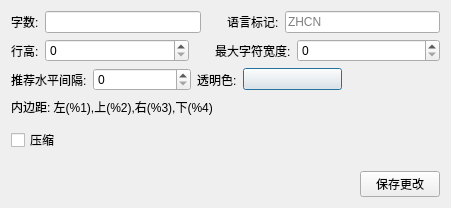
<?xml version="1.0" encoding="UTF-8"?>
<ui version="4.0">
 <class>DlgInfo</class>
 <widget class="QDialog" name="DlgInfo">
  <property name="geometry">
   <rect>
    <x>0</x>
    <y>0</y>
    <width>451</width>
    <height>208</height>
   </rect>
  </property>
  <property name="windowTitle">
   <string>字体信息</string>
  </property>
  <layout class="QVBoxLayout" name="verticalLayout">
   <item>
    <layout class="QHBoxLayout" name="horizontalLayout">
     <item>
      <widget class="QLabel" name="label_2">
       <property name="text">
        <string>字数:</string>
       </property>
      </widget>
     </item>
     <item>
      <widget class="QLineEdit" name="edt_count">
       <property name="readOnly">
        <bool>true</bool>
       </property>
      </widget>
     </item>
     <item>
      <spacer name="horizontalSpacer_3">
       <property name="orientation">
        <enum>Qt::Orientation::Horizontal</enum>
       </property>
       <property name="sizeType">
        <enum>QSizePolicy::Policy::Fixed</enum>
       </property>
       <property name="sizeHint" stdset="0">
        <size>
         <width>20</width>
         <height>20</height>
        </size>
       </property>
      </spacer>
     </item>
     <item>
      <widget class="QLabel" name="label">
       <property name="text">
        <string>语言标记:</string>
       </property>
      </widget>
     </item>
     <item>
      <widget class="QLineEdit" name="edt_lang">
       <property name="placeholderText">
        <string>ZHCN</string>
       </property>
      </widget>
     </item>
    </layout>
   </item>
   <item>
    <layout class="QHBoxLayout" name="horizontalLayout_2">
     <item>
      <widget class="QLabel" name="label_3">
       <property name="text">
        <string>行高:</string>
       </property>
      </widget>
     </item>
     <item>
      <widget class="QSpinBox" name="spb_lineheight">
       <property name="sizePolicy">
        <sizepolicy hsizetype="Expanding" vsizetype="Fixed">
         <horstretch>0</horstretch>
         <verstretch>0</verstretch>
        </sizepolicy>
       </property>
      </widget>
     </item>
     <item>
      <spacer name="horizontalSpacer_4">
       <property name="orientation">
        <enum>Qt::Orientation::Horizontal</enum>
       </property>
       <property name="sizeType">
        <enum>QSizePolicy::Policy::Fixed</enum>
       </property>
       <property name="sizeHint" stdset="0">
        <size>
         <width>20</width>
         <height>20</height>
        </size>
       </property>
      </spacer>
     </item>
     <item>
      <widget class="QLabel" name="label_4">
       <property name="text">
        <string>最大字符宽度:</string>
       </property>
      </widget>
     </item>
     <item>
      <widget class="QSpinBox" name="spb_maxwidth">
       <property name="sizePolicy">
        <sizepolicy hsizetype="Expanding" vsizetype="Fixed">
         <horstretch>0</horstretch>
         <verstretch>0</verstretch>
        </sizepolicy>
       </property>
      </widget>
     </item>
    </layout>
   </item>
   <item>
    <layout class="QHBoxLayout" name="horizontalLayout_3">
     <item>
      <widget class="QLabel" name="label_6">
       <property name="text">
        <string>推荐水平间隔:</string>
       </property>
      </widget>
     </item>
     <item>
      <widget class="QSpinBox" name="spb_spacing">
       <property name="sizePolicy">
        <sizepolicy hsizetype="Expanding" vsizetype="Fixed">
         <horstretch>0</horstretch>
         <verstretch>0</verstretch>
        </sizepolicy>
       </property>
       <property name="minimumSize">
        <size>
         <width>60</width>
         <height>0</height>
        </size>
       </property>
      </widget>
     </item>
     <item>
      <widget class="QLabel" name="label_5">
       <property name="text">
        <string>透明色:</string>
       </property>
      </widget>
     </item>
     <item>
      <widget class="ColorButton" name="btn_transparent">
       <property name="sizePolicy">
        <sizepolicy hsizetype="Expanding" vsizetype="Fixed">
         <horstretch>0</horstretch>
         <verstretch>0</verstretch>
        </sizepolicy>
       </property>
       <property name="minimumSize">
        <size>
         <width>60</width>
         <height>0</height>
        </size>
       </property>
       <property name="text">
        <string/>
       </property>
      </widget>
     </item>
     <item>
      <spacer name="horizontalSpacer_2">
       <property name="orientation">
        <enum>Qt::Orientation::Horizontal</enum>
       </property>
       <property name="sizeHint" stdset="0">
        <size>
         <width>20</width>
         <height>20</height>
        </size>
       </property>
      </spacer>
     </item>
    </layout>
   </item>
   <item>
    <layout class="QHBoxLayout" name="horizontalLayout_5">
     <property name="bottomMargin">
      <number>5</number>
     </property>
     <item>
      <widget class="QLabel" name="lab_padding">
       <property name="text">
        <string>内边距: 左(%1),上(%2),右(%3),下(%4)</string>
       </property>
      </widget>
     </item>
     <item>
      <spacer name="horizontalSpacer_5">
       <property name="orientation">
        <enum>Qt::Orientation::Horizontal</enum>
       </property>
       <property name="sizeType">
        <enum>QSizePolicy::Policy::Preferred</enum>
       </property>
       <property name="sizeHint" stdset="0">
        <size>
         <width>40</width>
         <height>20</height>
        </size>
       </property>
      </spacer>
     </item>
    </layout>
   </item>
   <item>
    <layout class="QVBoxLayout" name="verticalLayout_2">
     <property name="bottomMargin">
      <number>0</number>
     </property>
     <item>
      <widget class="QCheckBox" name="chk_compressed">
       <property name="text">
        <string>压缩</string>
       </property>
      </widget>
     </item>
    </layout>
   </item>
   <item>
    <spacer name="verticalSpacer">
     <property name="orientation">
      <enum>Qt::Orientation::Vertical</enum>
     </property>
     <property name="sizeHint" stdset="0">
      <size>
       <width>20</width>
       <height>40</height>
      </size>
     </property>
    </spacer>
   </item>
   <item>
    <layout class="QHBoxLayout" name="horizontalLayout_4">
     <item>
      <widget class="QLabel" name="lab_desc">
       <property name="text">
        <string/>
       </property>
      </widget>
     </item>
     <item>
      <spacer name="horizontalSpacer">
       <property name="orientation">
        <enum>Qt::Orientation::Horizontal</enum>
       </property>
       <property name="sizeHint" stdset="0">
        <size>
         <width>40</width>
         <height>20</height>
        </size>
       </property>
      </spacer>
     </item>
     <item>
      <widget class="QPushButton" name="btn_save">
       <property name="text">
        <string>保存更改</string>
       </property>
      </widget>
     </item>
    </layout>
   </item>
  </layout>
 </widget>
 <customwidgets>
  <customwidget>
   <class>ColorButton</class>
   <extends>QPushButton</extends>
   <header location="global">control/color_button.h</header>
  </customwidget>
 </customwidgets>
 <resources/>
 <connections>
  <connection>
   <sender>btn_save</sender>
   <signal>clicked()</signal>
   <receiver>DlgInfo</receiver>
   <slot>accept()</slot>
   <hints>
    <hint type="sourcelabel">
     <x>262</x>
     <y>122</y>
    </hint>
    <hint type="destinationlabel">
     <x>154</x>
     <y>71</y>
    </hint>
   </hints>
  </connection>
 </connections>
</ui>
